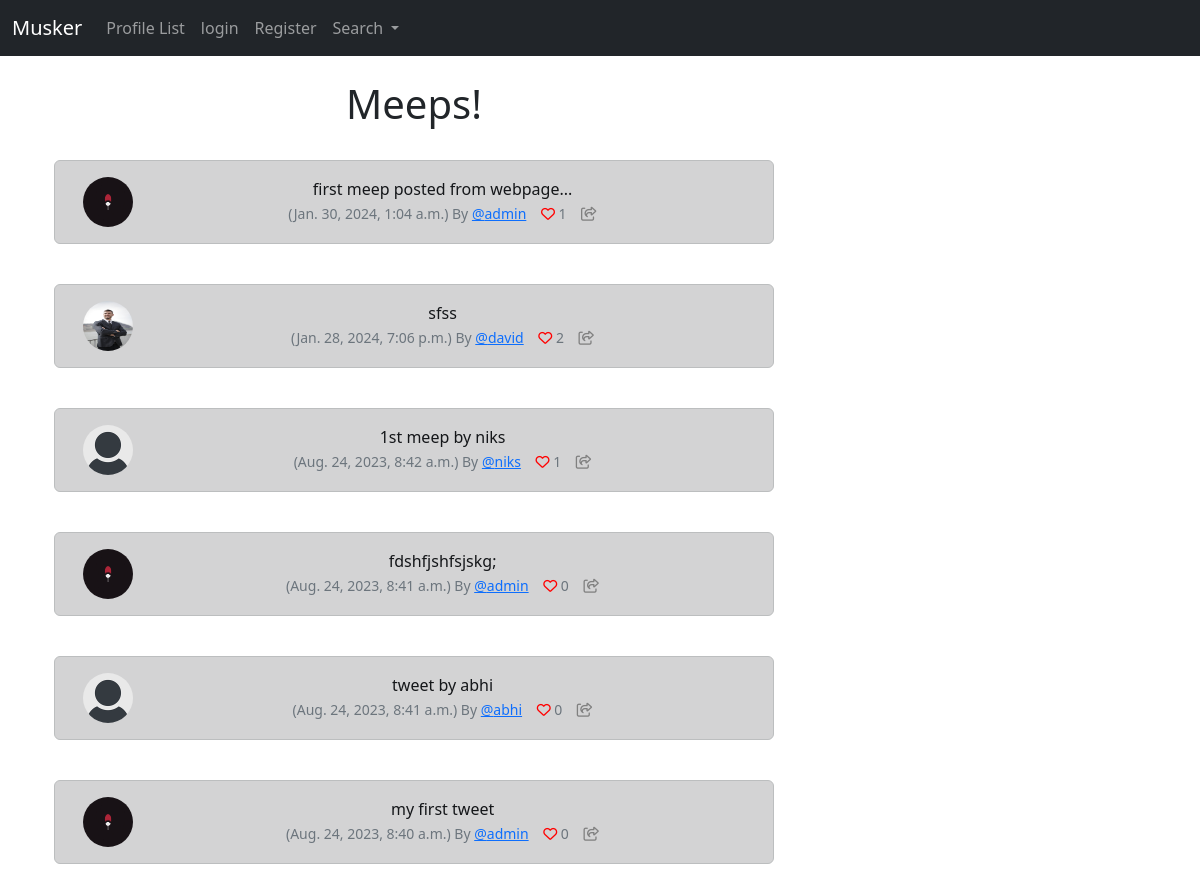
The page / on the database its author committed.
### musker/models.py (models this page shows, shortened)
class Meep(models.Model):
    user = models.ForeignKey(
        User, related_name="meeps",
        on_delete=models.DO_NOTHING
        )
    body = models.CharField(max_length=200)
    created_at = models.DateTimeField(auto_now=True)
    likes = models.ManyToManyField(User, related_name='meep_like', blank=True)
    def number_of_likes(self):
        return self.likes.count()

class Profile(models.Model):
    user = models.OneToOneField(User, on_delete=models.CASCADE)
    follows = models.ManyToManyField('self',
        related_name="followed_by",
        symmetrical=False,
        blank=True)
    date_modified = models.DateTimeField(User, auto_now=True)
    profile_image = models.ImageField(null=True, blank=True, upload_to="images/")
    profile_bio= models.CharField(null=True, blank=True, max_length=500)
    facebook_link = models.URLField(null=True, blank=True)
    linkedin_link = models.URLField(null=True, blank=True)
    website_link = models.URLField(null=True, blank=True)

### musker/views.py (the view)
# urls.py: path("", views.home, name="home"),
def home(request):
    if request.user.is_authenticated:
        form = MeepForm(request.POST or None)
        if request.method == "POST":
            if form.is_valid():
                meep = form.save(commit=False)
                meep.user = request.user
                meep.save()
                messages.success(request, "Your meep has been posted.")
                return redirect("home")
        meeps = Meep.objects.all().order_by("-created_at")
        return render(request, "home.html", {"meeps": meeps, "form":form})
    else:
        meeps = Meep.objects.all().order_by("-created_at")
        return render(request, "home.html", {"meeps": meeps})

### musker/templates/home.html (shortened to what this page needs)
{% extends "base.html"%} {% load static %} {% block content %}
<div class="container text-center">
  <div class="row">
    <div class="col-8">
      <h1>Meeps!</h1>
      <br />
      {% for meep in meeps %}
      <div class="alert alert-dark" role="alert">
        <div class="container">
          <div class="row">
            <div class="col-1">
              {% if meep.user.profile.profile_image %}
              <img
                src="{{ meep.user.profile.profile_image.url }}"
                width=50
                height=50
                class="rounded-circle"
                alt="{{ meep.user.username }}"
              />
              {% else %}
              <img
                src="{% static 'images/dummy.png' %}"
                width="50"
                height="50"
                class="rounded-circle"
                alt="{{ meep.user.username }}"
              />
              {% endif %}
            </div>
            <div class="col-11">
              {{ meep.body }}<br />
              <small class="text-muted">
                ({{ meep.created_at }}) By
                <a href="{% url 'profile' meep.user.id %}">@{{ meep.user }}</a>
                  {% if request.user in meep.likes.all %}
                <a href="{% url 'like' meep.id %}"><i class="fa-solid fa-heart" style='color:red'></i></a>
                {% else %}
                <a href="{% url 'like' meep.id %}"><i class="fa fa-heart-o" style='color:red'></i></a>
                {% endif %}
                {{ meep.number_of_likes }}
                <a href="{% url 'meep_show' meep.id %}"><i class="fa-regular fa-share-from-square" style="color:grey"></i></a>
              </small>
            </div>
          </div>
        </div>
      </div>
      <br />
      {% endfor %}
    </div>
    <div class="col-4">
      <br /><br />
    </div>
  </div>
</div>
{% endblock %}

### rows shown on the page
Meep: user.profile.profile_image (picture), body "first meep posted from webpage...", created_at "Jan. 30, 2024, 1:04 a.m.", user "admin", number_of_likes "1"
Meep: user.profile.profile_image (picture), body "sfss", created_at "Jan. 28, 2024, 7:06 p.m.", user "david", number_of_likes "2"
Meep: body "1st meep by niks", created_at "Aug. 24, 2023, 8:42 a.m.", user "niks", number_of_likes "1"
Meep: user.profile.profile_image (picture), body "fdshfjshfsjskg;", created_at "Aug. 24, 2023, 8:41 a.m.", user "admin", number_of_likes "0"
Meep: body "tweet by abhi", created_at "Aug. 24, 2023, 8:41 a.m.", user "abhi", number_of_likes "0"
Meep: user.profile.profile_image (picture), body "my first tweet", created_at "Aug. 24, 2023, 8:40 a.m.", user "admin", number_of_likes "0"
